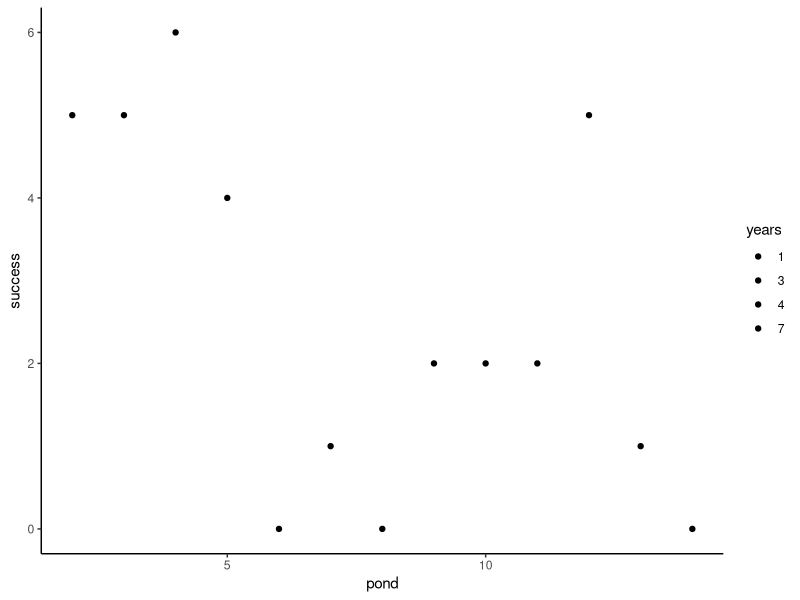
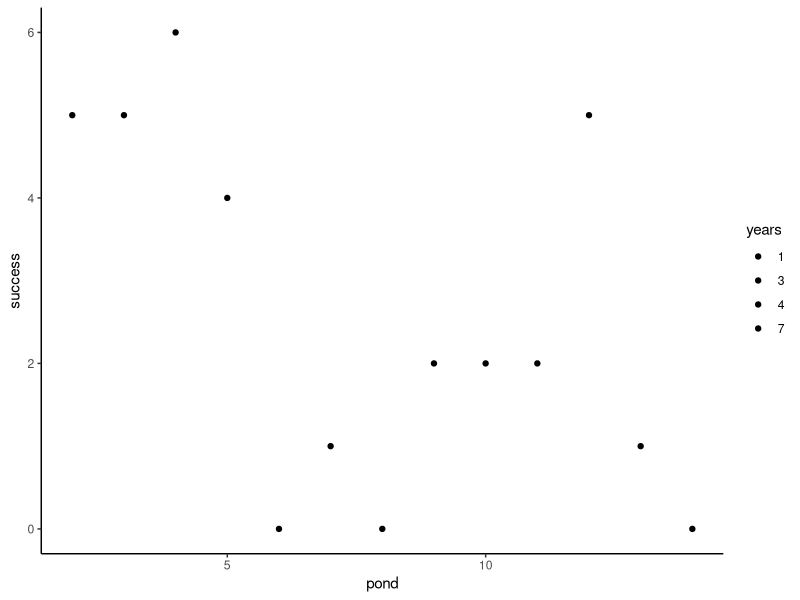

Source code (R) for these figures, in order:
## ---- chunk 1
library(tidyverse)

catrate <- read.csv("data/catrate.csv")
head(catrate)
## ---- chunk 2
catrate %>% 
  mutate(years = factor(years)) %>% 
  group_by(years, pond) %>% 
  summarise(success = mean(success))
## ---- chunk 3
catrate %>% 
  mutate(years = factor(years)) %>% 
  group_by(years, pond) %>% 
  summarise(success = mean(success)) %>% 
  ggplot(aes(pond, success, fill = years))+
  geom_point()+
  theme_classic()

Fig <- catrate %>% 
  mutate(years = factor(years)) %>% 
  group_by(years, pond) %>% 
  summarise(success = mean(success)) %>% 
  ggplot(aes(pond, success, fill = years))+
  geom_point()+
  theme_classic()

Fig
